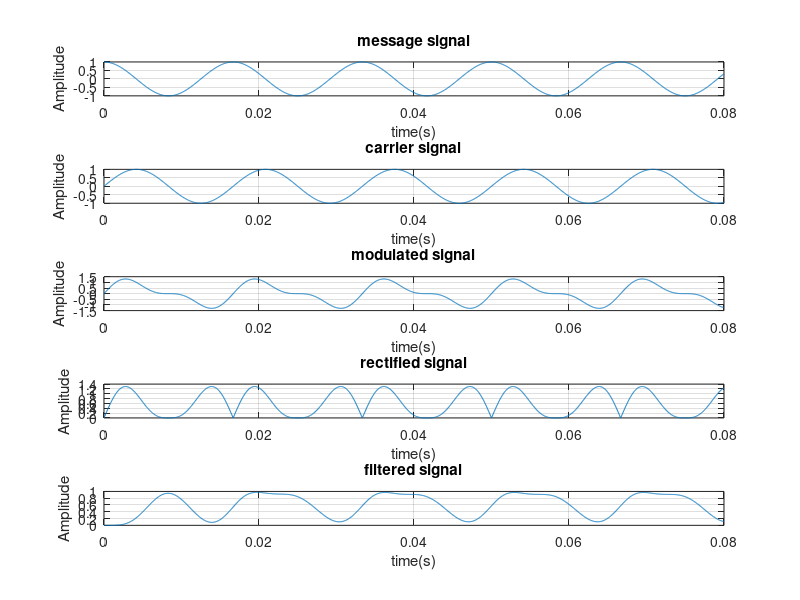

MATLAB code to generate this figure:
clear all;
clc;
fs=25000;
t = 0:1/fs:2000/fs;


fm=60;
Am=1;
message = Am * cos(2*pi*fm.*t);

fc=1200;
Ac=1;
carrier =  Ac * sin(2*pi*fm.*t); 

modu = (1+message).* carrier;


recti = abs (modu);



cutoff= 90;
order = 4;
nyquist_freq = fs/2;
norm_cutoff = cutoff / nyquist_freq;
[b,a]= butter(order, norm_cutoff, 'low');
filtered = filter(b,a,recti);



figure;

subplot(5,1,1);
plot(t,message);
title ('message signal');
xlabel('time(s)');
ylabel('Amplitude');
grid on;


subplot(5,1,2);
plot(t,carrier);
title ('carrier signal');
xlabel('time(s)');
ylabel('Amplitude');
grid on;


subplot(5,1,3);
plot(t,modu);
title ('modulated signal');
xlabel('time(s)');
ylabel('Amplitude');
grid on;

subplot(5,1,4);
plot(t,recti);
title ('rectified signal');
xlabel('time(s)');
ylabel('Amplitude');
grid on;


subplot(5,1,5);
plot(t,filtered);
title ('filtered signal');
xlabel('time(s)');
ylabel('Amplitude');
grid on;
